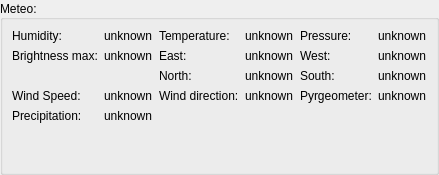
     <widget class="QGroupBox" name="groupBox_9">
      <property name="sizePolicy">
       <sizepolicy hsizetype="Preferred" vsizetype="Preferred">
        <horstretch>0</horstretch>
        <verstretch>0</verstretch>
       </sizepolicy>
      </property>
      <property name="title">
       <string>Meteo:</string>
      </property>
      <property name="alignment">
       <set>Qt::AlignLeading|Qt::AlignLeft|Qt::AlignVCenter</set>
      </property>
      <property name="checkable">
       <bool>false</bool>
      </property>
      <layout class="QGridLayout" name="gridLayout_11">
       <property name="leftMargin">
        <number>9</number>
       </property>
       <property name="topMargin">
        <number>9</number>
       </property>
       <property name="rightMargin">
        <number>9</number>
       </property>
       <property name="bottomMargin">
        <number>9</number>
       </property>
       <item row="5" column="0">
        <spacer name="verticalSpacer_4">
         <property name="orientation">
          <enum>Qt::Vertical</enum>
         </property>
         <property name="sizeType">
          <enum>QSizePolicy::MinimumExpanding</enum>
         </property>
         <property name="sizeHint" stdset="0">
          <size>
           <width>20</width>
           <height>40</height>
          </size>
         </property>
        </spacer>
       </item>
       <item row="1" column="5">
        <widget class="QLabel" name="meteo_status_brightness_west_LB">
         <property name="text">
          <string>unknown</string>
         </property>
        </widget>
       </item>
       <item row="0" column="3">
        <widget class="QLabel" name="meteo_status_temperature_LB">
         <property name="text">
          <string>unknown</string>
         </property>
        </widget>
       </item>
       <item row="3" column="1">
        <widget class="QLabel" name="meteo_status_wind_speed_LB">
         <property name="text">
          <string>unknown</string>
         </property>
        </widget>
       </item>
       <item row="2" column="5">
        <widget class="QLabel" name="meteo_status_brightness_south_LB">
         <property name="text">
          <string>unknown</string>
         </property>
        </widget>
       </item>
       <item row="1" column="2">
        <widget class="QLabel" name="label_46">
         <property name="text">
          <string>East:</string>
         </property>
        </widget>
       </item>
       <item row="3" column="5">
        <widget class="QLabel" name="meteo_status_pyrgeometer_LB">
         <property name="text">
          <string>unknown</string>
         </property>
        </widget>
       </item>
       <item row="0" column="5">
        <widget class="QLabel" name="meteo_status_atmospheric_pressure_LB">
         <property name="text">
          <string>unknown</string>
         </property>
        </widget>
       </item>
       <item row="3" column="0">
        <widget class="QLabel" name="label_23">
         <property name="text">
          <string>Wind Speed:</string>
         </property>
        </widget>
       </item>
       <item row="1" column="1">
        <widget class="QLabel" name="meteo_status_brightness_max_LB">
         <property name="text">
          <string>unknown</string>
         </property>
        </widget>
       </item>
       <item row="0" column="2">
        <widget class="QLabel" name="label_17">
         <property name="text">
          <string>Temperature:</string>
         </property>
        </widget>
       </item>
       <item row="1" column="3">
        <widget class="QLabel" name="meteo_status_brightness_east_LB">
         <property name="text">
          <string>unknown</string>
         </property>
        </widget>
       </item>
       <item row="3" column="3">
        <widget class="QLabel" name="meteo_status_wind_direction_LB">
         <property name="text">
          <string>unknown</string>
         </property>
        </widget>
       </item>
       <item row="2" column="4">
        <widget class="QLabel" name="label_52">
         <property name="text">
          <string>South:</string>
         </property>
        </widget>
       </item>
       <item row="0" column="1">
        <widget class="QLabel" name="meteo_status_humidity_LB">
         <property name="text">
          <string>unknown</string>
         </property>
        </widget>
       </item>
       <item row="3" column="4">
        <widget class="QLabel" name="label_58">
         <property name="text">
          <string>Pyrgeometer:</string>
         </property>
        </widget>
       </item>
       <item row="3" column="2">
        <widget class="QLabel" name="label_56">
         <property name="text">
          <string>Wind direction:</string>
         </property>
        </widget>
       </item>
       <item row="1" column="4">
        <widget class="QLabel" name="label_48">
         <property name="text">
          <string>West:</string>
         </property>
        </widget>
       </item>
       <item row="2" column="2">
        <widget class="QLabel" name="label_50">
         <property name="text">
          <string>North:</string>
         </property>
        </widget>
       </item>
       <item row="0" column="0">
        <widget class="QLabel" name="label_15">
         <property name="text">
          <string>Humidity:</string>
         </property>
        </widget>
       </item>
       <item row="0" column="4">
        <widget class="QLabel" name="label_54">
         <property name="text">
          <string>Pressure:</string>
         </property>
        </widget>
       </item>
       <item row="1" column="0">
        <widget class="QLabel" name="label_22">
         <property name="text">
          <string>Brightness max:</string>
         </property>
        </widget>
       </item>
       <item row="2" column="3">
        <widget class="QLabel" name="meteo_status_brightness_north_LB">
         <property name="text">
          <string>unknown</string>
         </property>
        </widget>
       </item>
       <item row="4" column="0">
        <widget class="QLabel" name="label_60">
         <property name="text">
          <string>Precipitation:</string>
         </property>
        </widget>
       </item>
       <item row="4" column="1">
        <widget class="QLabel" name="meteo_status_precipitation_LB">
         <property name="text">
          <string>unknown</string>
         </property>
        </widget>
       </item>
      </layout>
     </widget>
